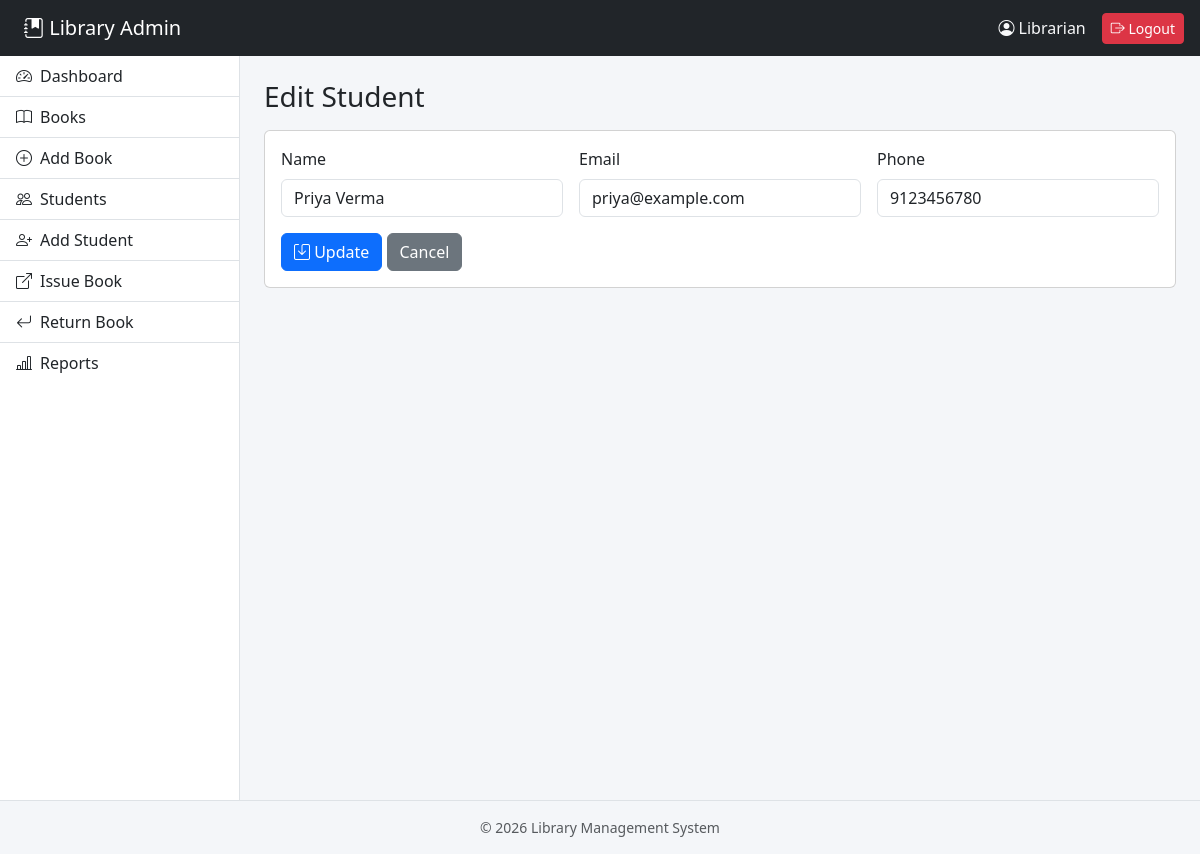
/admin/edit_student.php?id=2 (signed in), run on the app's committed database.
### tables this page shows
CREATE TABLE IF NOT EXISTS students (
  id INT AUTO_INCREMENT PRIMARY KEY,
  name VARCHAR(100) NOT NULL,
  email VARCHAR(100) NOT NULL UNIQUE,
  phone VARCHAR(20),
  created_at TIMESTAMP DEFAULT CURRENT_TIMESTAMP
);

### admin/includes/db.php (called while the page is built, shortened)
<?php
$conn = new mysqli('localhost', 'root', '', 'library_db');
$conn->set_charset('utf8mb4');
function db_run($sql, $types = '', $params = []) {
    global $conn;
    $st = $conn->prepare($sql);
    if ($types) $st->bind_param($types, ...$params);
    $st->execute();
    return $st;
}
function db_one($sql, $types = '', $params = []) { return db_run($sql, $types, $params)->get_result()->fetch_assoc(); }
function e($s) { return htmlspecialchars((string)$s, ENT_QUOTES, 'UTF-8'); }

### admin/edit_student.php (the view, shortened to what this page needs)
<?php
require_once '../includes/header.php';
$id = (int)($_GET['id'] ?? 0);
$st = db_one('SELECT * FROM students WHERE id=?', 'i', [$id]);
?>
<div class="card"><div class="card-body"><form method="post" class="row g-3">
  <div class="col-md-4"><label class="form-label">Name</label><input name="name" value="<?= e($st['name']) ?>" class="form-control" required></div>
  <div class="col-md-4"><label class="form-label">Email</label><input type="email" name="email" value="<?= e($st['email']) ?>" class="form-control" required></div>
  <div class="col-md-4"><label class="form-label">Phone</label><input name="phone" value="<?= e($st['phone']) ?>" class="form-control"></div>
  <div class="col-12"><button class="btn btn-primary"><i class="bi bi-save"></i> Update</button> <a href="manage_students.php" class="btn btn-secondary">Cancel</a></div>
</form></div></div>
<?php require_once '../includes/footer.php'; ?>

### assets/css/style.css (style rules this page uses)
body { background: #f4f6f9; }

### data on the page
students: name "Priya Verma", email "priya@example.com", phone "9123456780"

### other printed values
$_SESSION['admin_name'] "Librarian"
$label "Dashboard"
$label "Books"
$label "Add Book"
$label "Students"
$label "Add Student"
$label "Issue Book"
$label "Return Book"
$label "Reports"
$title "Edit Student"
